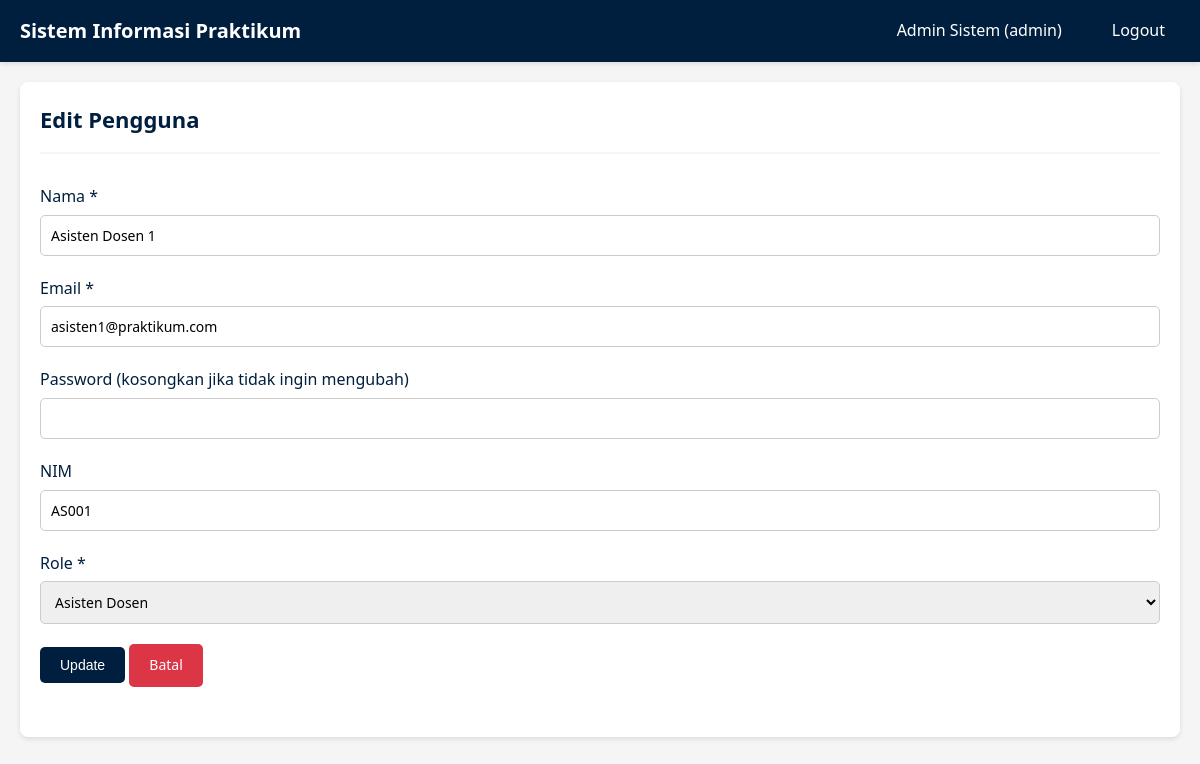
/admin/user_edit.php?id=2 (signed in), run on the app's committed database.
### tables this page shows
CREATE TABLE IF NOT EXISTS users (
    id INT AUTO_INCREMENT PRIMARY KEY,
    nama VARCHAR(100) NOT NULL,
    email VARCHAR(100) UNIQUE NOT NULL,
    password VARCHAR(255) NOT NULL,
    nim VARCHAR(20),
    role ENUM('admin', 'asisten_dosen', 'praktikan') NOT NULL,
    created_at TIMESTAMP DEFAULT CURRENT_TIMESTAMP
);

### admin/user_edit.php (the view, shortened to what this page needs)
<?php
require_once '../config/database.php';
$id = $_GET['id'] ?? '';
$user = $conn->query("SELECT * FROM users WHERE id = " . intval($id))->fetch_assoc();
?>
<!DOCTYPE html>
<html lang="id">
<head>
    <link rel="stylesheet" href="../assets/css/style.css">
</head>
<body>
    <?php include '../includes/navbar.php'; ?>
    <div class="container">
        <div class="card">
            <div class="card-header">
                <h2>Edit Pengguna</h2>
            </div>
            <div class="card-body">
                <form method="POST" action="">
                    <div class="form-group">
                        <label for="nama">Nama *</label>
                        <input type="text" id="nama" name="nama" value="<?php echo htmlspecialchars($user['nama']); ?>" required>
                    </div>
                    <div class="form-group">
                        <label for="email">Email *</label>
                        <input type="email" id="email" name="email" value="<?php echo htmlspecialchars($user['email']); ?>" required>
                    </div>
                    <div class="form-group">
                        <label for="password">Password (kosongkan jika tidak ingin mengubah)</label>
                        <input type="password" id="password" name="password">
                    </div>
                    <div class="form-group">
                        <label for="nim">NIM</label>
                        <input type="text" id="nim" name="nim" value="<?php echo htmlspecialchars($user['nim'] ?? ''); ?>">
                    </div>
                    <div class="form-group">
                        <label for="role">Role *</label>
                        <select id="role" name="role" required>
                            <option value="asisten_dosen" <?php echo $user['role'] === 'asisten_dosen' ? 'selected' : ''; ?>>Asisten Dosen</option>
                        </select>
                    </div>
                    <div class="form-group">
                        <button type="submit" class="btn btn-primary">Update</button>
                        <a href="users.php" class="btn btn-danger">Batal</a>
                    </div>
                </form>
            </div>
        </div>
    </div>
</body>
</html>

### assets/css/style.css (style rules this page uses)
* { margin: 0; padding: 0; box-sizing: border-box; }
:root { --navy-blue: #001f3f; --navy-blue-light: #003d7a; --navy-blue-dark: #001529; --black: #000000; --white: #ffffff; --gray-light: #f5f5f5; --gray: #cccccc; --gray-dark: #666666; --success: #28a745; --danger: #dc3545; --warning: #ffc107; --info: #17a2b8; }
body { font-family: 'Segoe UI', Tahoma, Geneva, Verdana, sans-serif; background-color: var(--gray-light); color: var(--black); line-height: 1.6; }
.container { max-width: 1200px; margin: 0 auto; padding: 20px; }
.card { background: var(--white); border-radius: 8px; padding: 20px; margin-bottom: 20px; box-shadow: 0 2px 5px rgba(0, 0, 0, 0.1); }
.card-header { border-bottom: 2px solid var(--gray-light); padding-bottom: 15px; margin-bottom: 20px; }
.card-header h2 { color: var(--navy-blue); font-size: 22px; }
.card-body { padding: 10px 0; }
.btn { padding: 10px 20px; border: none; border-radius: 5px; cursor: pointer; font-size: 14px; text-decoration: none; display: inline-block; transition: all 0.3s; text-align: center; }
.btn-primary { background-color: var(--navy-blue); color: var(--white); }
.btn-danger { background-color: var(--danger); color: var(--white); }
.form-group { margin-bottom: 20px; }
.form-group label { display: block; margin-bottom: 5px; color: var(--navy-blue); font-weight: 500; }
.form-group input, .form-group select, .form-group textarea { width: 100%; padding: 10px; border: 1px solid var(--gray); border-radius: 5px; font-size: 14px; font-family: inherit; }

### data on the page
users: nama "Asisten Dosen 1", email "asisten1@praktikum.com", nim "AS001", role "Asisten Dosen"

### other printed values
$currentUser['nama'] "Admin Sistem"
$currentUser['role'] "admin"
